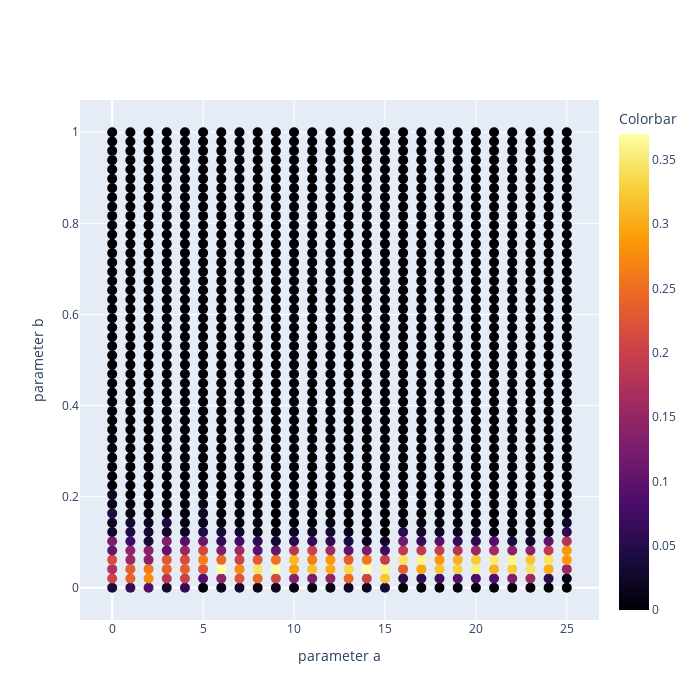

The notebook cell saved with this chart:
### Code cell
fig= [go.Scatter(
    x= coords_x,
    y= coords_y,
    mode= 'markers',
    marker= {
        'color': coords_topo,
        "colorbar": dict(
            title="Colorbar"
        ),
        'colorscale': 'Inferno',
            'line': {'width': 0},
            'size': 10,
            'symbol': 'circle',
        "opacity": 1
    }
)]


layout= go.Layout(
    xaxis= dict(
        title= 'parameter a'
    ),
    yaxis= dict(
        title= 'parameter b'
    ),
    height= 700,
    width= 700
)

Figure= go.Figure(data= fig,layout= layout)

iplot(Figure)

### Figure 1 — Plotly figure (JSON) as saved in the notebook; plotly's stock layout.template omitted (floating-point values rounded to 4 significant figures; data arrays with more than 128 entries replaced by an {"elided": "..."} marker saying what was removed)
{"data": [{"marker": {"color": {"elided": "1300 float values"}, "colorbar": {"title": {"text": "Colorbar"}}, "colorscale": [[0, "#000004"], [0.1111, "#1b0c41"], [0.2222, "#4a0c6b"], [0.3333, "#781c6d"], [0.4444, "#a52c60"], [0.5556, "#cf4446"], [0.6667, "#ed6925"], [0.7778, "#fb9b06"], [0.8889, "#f7d13d"], [1, "#fcffa4"]], "line": {"width": 0}, "opacity": 1, "size": 10, "symbol": "circle"}, "mode": "markers", "type": "scatter", "x": {"elided": "1300 int values"}, "y": {"elided": "1300 float values"}}], "layout": {"height": 700, "width": 700, "xaxis": {"title": {"text": "parameter a"}}, "yaxis": {"title": {"text": "parameter b"}}}}
